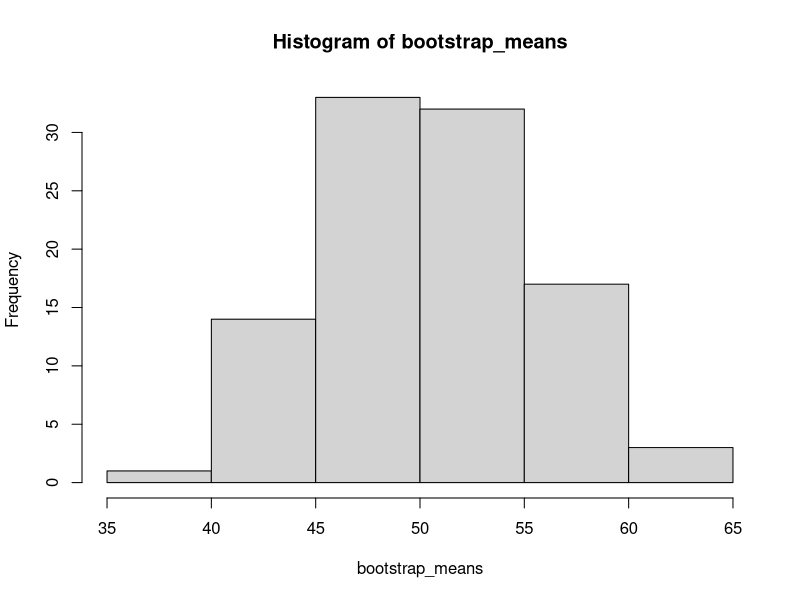

Write the R code that produced this figure.
## ---- chunk 1
# Without setting a seed, results will be different each time you run this code
sample(1:10, 5)
## ---- chunk 2
# Set the random seed
set.seed(123)
# Generate random sample
sample(1:10, 5)
## ---- chunk 3
# Set the seed once
set.seed(123)

# First call to sample() after setting seed
result1 <- sample(1:10, 5)
print(result1)

# Second call - different result!
result2 <- sample(1:10, 5)
print(result2)

# Third call - yet another different result
result3 <- sample(1:10, 5)
print(result3)
## ---- chunk 4
# Reset seed before each call
set.seed(123)
result1 <- sample(1:10, 5)

set.seed(123)
result2 <- sample(1:10, 5)

# These will be identical
identical(result1, result2)
## ---- chunk 5
# Set seed once at the beginning of your analysis
set.seed(42)

# Generate and store the random values you need
random_sample <- sample(1:100, 10)
training_indices <- sample(1:nrow(mtcars), 20)

# Now use these stored values throughout your analysis
head(random_sample)
head(mtcars[training_indices, ])
## ---- chunk 6
   set.seed(123)
   train_indices <- sample(1:150, 100)
   iris_train <- iris[train_indices, ]
   iris_test <- iris[-train_indices, ]
## ---- chunk 7
   set.seed(123)
   bootstrap_means <- replicate(100, mean(sample(1:100, 30, replace = TRUE)))
   hist(bootstrap_means)
